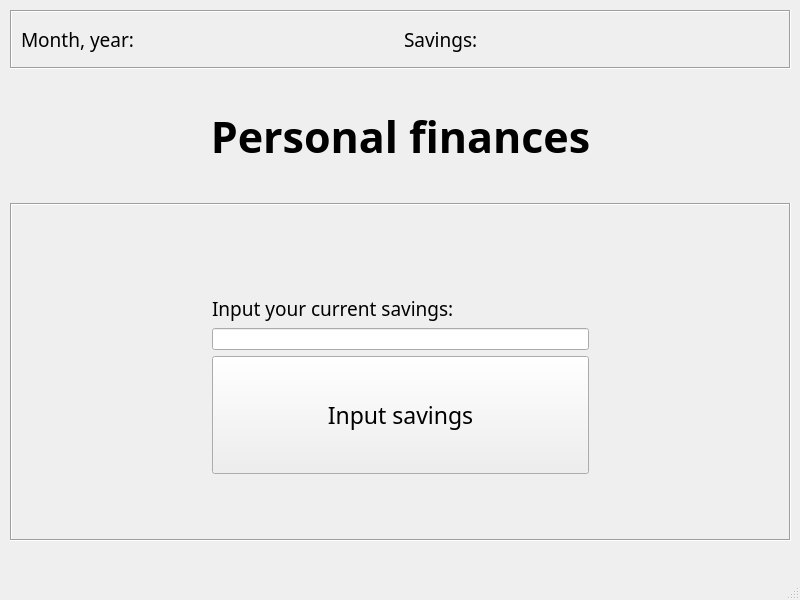
<?xml version="1.0" encoding="UTF-8"?>
<ui version="4.0">
 <class>MainWindow</class>
 <widget class="QMainWindow" name="MainWindow">
  <property name="geometry">
   <rect>
    <x>0</x>
    <y>0</y>
    <width>800</width>
    <height>600</height>
   </rect>
  </property>
  <property name="sizePolicy">
   <sizepolicy hsizetype="Fixed" vsizetype="Fixed">
    <horstretch>0</horstretch>
    <verstretch>0</verstretch>
   </sizepolicy>
  </property>
  <property name="windowTitle">
   <string>Personal finances</string>
  </property>
  <widget class="QWidget" name="centralwidget">
   <widget class="QWidget" name="gridLayoutWidget">
    <property name="geometry">
     <rect>
      <x>0</x>
      <y>0</y>
      <width>801</width>
      <height>551</height>
     </rect>
    </property>
    <layout class="QGridLayout" name="gridLayout">
     <property name="sizeConstraint">
      <enum>QLayout::SetDefaultConstraint</enum>
     </property>
     <property name="leftMargin">
      <number>10</number>
     </property>
     <property name="topMargin">
      <number>10</number>
     </property>
     <property name="rightMargin">
      <number>10</number>
     </property>
     <property name="bottomMargin">
      <number>10</number>
     </property>
     <item row="1" column="0">
      <widget class="QLabel" name="window_title">
       <property name="sizePolicy">
        <sizepolicy hsizetype="Preferred" vsizetype="Maximum">
         <horstretch>0</horstretch>
         <verstretch>0</verstretch>
        </sizepolicy>
       </property>
       <property name="minimumSize">
        <size>
         <width>0</width>
         <height>122</height>
        </size>
       </property>
       <property name="font">
        <font>
         <family>Candara</family>
         <pointsize>32</pointsize>
         <bold>true</bold>
        </font>
       </property>
       <property name="text">
        <string>Personal finances</string>
       </property>
       <property name="alignment">
        <set>Qt::AlignCenter</set>
       </property>
      </widget>
     </item>
     <item row="0" column="0">
      <widget class="QFrame" name="header_frm">
       <property name="sizePolicy">
        <sizepolicy hsizetype="Preferred" vsizetype="Maximum">
         <horstretch>0</horstretch>
         <verstretch>0</verstretch>
        </sizepolicy>
       </property>
       <property name="minimumSize">
        <size>
         <width>0</width>
         <height>59</height>
        </size>
       </property>
       <property name="frameShape">
        <enum>QFrame::Box</enum>
       </property>
       <property name="frameShadow">
        <enum>QFrame::Sunken</enum>
       </property>
       <layout class="QHBoxLayout" name="horizontalLayout">
        <item>
         <widget class="QLabel" name="month_year_lbl">
          <property name="font">
           <font>
            <family>Candara</family>
            <pointsize>14</pointsize>
           </font>
          </property>
          <property name="text">
           <string>Month, year: </string>
          </property>
         </widget>
        </item>
        <item>
         <widget class="QLabel" name="savings_lbl">
          <property name="font">
           <font>
            <family>Candara</family>
            <pointsize>14</pointsize>
           </font>
          </property>
          <property name="text">
           <string>Savings:</string>
          </property>
         </widget>
        </item>
       </layout>
      </widget>
     </item>
     <item row="2" column="0">
      <widget class="QFrame" name="main_frm">
       <property name="frameShape">
        <enum>QFrame::Box</enum>
       </property>
       <property name="frameShadow">
        <enum>QFrame::Sunken</enum>
       </property>
       <layout class="QVBoxLayout" name="verticalLayout">
        <property name="leftMargin">
         <number>200</number>
        </property>
        <property name="rightMargin">
         <number>200</number>
        </property>
        <item>
         <spacer name="verticalSpacer_2">
          <property name="orientation">
           <enum>Qt::Vertical</enum>
          </property>
          <property name="sizeType">
           <enum>QSizePolicy::Minimum</enum>
          </property>
          <property name="sizeHint" stdset="0">
           <size>
            <width>20</width>
            <height>81</height>
           </size>
          </property>
         </spacer>
        </item>
        <item>
         <widget class="QLabel" name="input_current_savings_lbl">
          <property name="sizePolicy">
           <sizepolicy hsizetype="Preferred" vsizetype="Maximum">
            <horstretch>0</horstretch>
            <verstretch>0</verstretch>
           </sizepolicy>
          </property>
          <property name="font">
           <font>
            <family>Candara</family>
            <pointsize>14</pointsize>
           </font>
          </property>
          <property name="text">
           <string>Input your current savings:</string>
          </property>
         </widget>
        </item>
        <item>
         <widget class="QLineEdit" name="current_savings_inpt">
          <property name="sizePolicy">
           <sizepolicy hsizetype="Expanding" vsizetype="Maximum">
            <horstretch>0</horstretch>
            <verstretch>0</verstretch>
           </sizepolicy>
          </property>
         </widget>
        </item>
        <item>
         <widget class="QPushButton" name="input_current_savings_btn">
          <property name="sizePolicy">
           <sizepolicy hsizetype="Minimum" vsizetype="Minimum">
            <horstretch>0</horstretch>
            <verstretch>0</verstretch>
           </sizepolicy>
          </property>
          <property name="font">
           <font>
            <family>Candara</family>
            <pointsize>17</pointsize>
           </font>
          </property>
          <property name="text">
           <string>Input savings</string>
          </property>
         </widget>
        </item>
        <item>
         <spacer name="verticalSpacer">
          <property name="orientation">
           <enum>Qt::Vertical</enum>
          </property>
          <property name="sizeType">
           <enum>QSizePolicy::Minimum</enum>
          </property>
          <property name="sizeHint" stdset="0">
           <size>
            <width>20</width>
            <height>56</height>
           </size>
          </property>
         </spacer>
        </item>
       </layout>
      </widget>
     </item>
    </layout>
   </widget>
  </widget>
  <widget class="QMenuBar" name="menubar">
   <property name="geometry">
    <rect>
     <x>0</x>
     <y>0</y>
     <width>800</width>
     <height>22</height>
    </rect>
   </property>
  </widget>
  <widget class="QStatusBar" name="statusbar"/>
 </widget>
 <resources/>
 <connections/>
</ui>
